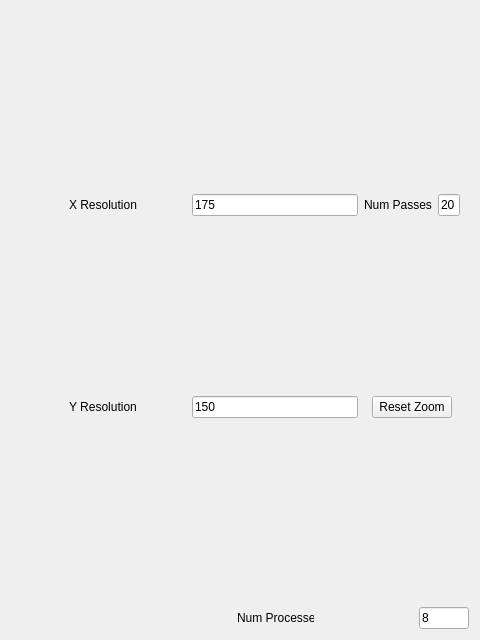
<?xml version="1.0" encoding="UTF-8"?>
<ui version="4.0">
 <class>main_window</class>
 <widget class="QWidget" name="main_window">
  <property name="windowModality">
   <enum>Qt::NonModal</enum>
  </property>
  <property name="enabled">
   <bool>true</bool>
  </property>
  <property name="geometry">
   <rect>
    <x>0</x>
    <y>0</y>
    <width>480</width>
    <height>640</height>
   </rect>
  </property>
  <property name="minimumSize">
   <size>
    <width>480</width>
    <height>640</height>
   </size>
  </property>
  <property name="windowTitle">
   <string>Fractal Editor</string>
  </property>
  <layout class="QVBoxLayout" name="layout">
   <item>
    <layout class="QVBoxLayout" name="tech_layout">
     <item>
      <widget class="QWidget" name="controls" native="true">
       <layout class="QHBoxLayout" name="horizontalLayout_3">
        <item>
         <layout class="QVBoxLayout" name="dimensions_layout">
          <item>
           <layout class="QHBoxLayout" name="x_group_layout">
            <item>
             <widget class="QLabel" name="xLab">
              <property name="text">
               <string>X Resolution</string>
              </property>
              <property name="alignment">
               <set>Qt::AlignCenter</set>
              </property>
             </widget>
            </item>
            <item>
             <widget class="QLineEdit" name="resolution_x">
              <property name="sizePolicy">
               <sizepolicy hsizetype="Preferred" vsizetype="Fixed">
                <horstretch>0</horstretch>
                <verstretch>0</verstretch>
               </sizepolicy>
              </property>
              <property name="inputMethodHints">
               <set>Qt::ImhDigitsOnly</set>
              </property>
              <property name="text">
               <string>175</string>
              </property>
             </widget>
            </item>
           </layout>
          </item>
          <item>
           <layout class="QHBoxLayout" name="y_group_layout">
            <item>
             <widget class="QLabel" name="yLab">
              <property name="text">
               <string>Y Resolution</string>
              </property>
              <property name="alignment">
               <set>Qt::AlignCenter</set>
              </property>
             </widget>
            </item>
            <item>
             <widget class="QLineEdit" name="resolution_y">
              <property name="sizePolicy">
               <sizepolicy hsizetype="Preferred" vsizetype="Fixed">
                <horstretch>0</horstretch>
                <verstretch>0</verstretch>
               </sizepolicy>
              </property>
              <property name="inputMethodHints">
               <set>Qt::ImhDigitsOnly</set>
              </property>
              <property name="text">
               <string>150</string>
              </property>
             </widget>
            </item>
           </layout>
          </item>
         </layout>
        </item>
        <item>
         <layout class="QVBoxLayout" name="options_layout">
          <item>
           <layout class="QHBoxLayout" name="iterations_layout">
            <item>
             <widget class="QLabel" name="iterLab">
              <property name="text">
               <string>Num Passes</string>
              </property>
              <property name="alignment">
               <set>Qt::AlignCenter</set>
              </property>
             </widget>
            </item>
            <item>
             <widget class="QLineEdit" name="iterations">
              <property name="sizePolicy">
               <sizepolicy hsizetype="Preferred" vsizetype="Fixed">
                <horstretch>0</horstretch>
                <verstretch>0</verstretch>
               </sizepolicy>
              </property>
              <property name="inputMethodHints">
               <set>Qt::ImhDigitsOnly</set>
              </property>
              <property name="text">
               <string>20</string>
              </property>
             </widget>
            </item>
           </layout>
          </item>
          <item>
           <layout class="QHBoxLayout" name="reset_layout">
            <item>
             <widget class="QPushButton" name="reset_button">
              <property name="sizePolicy">
               <sizepolicy hsizetype="Maximum" vsizetype="Fixed">
                <horstretch>0</horstretch>
                <verstretch>0</verstretch>
               </sizepolicy>
              </property>
              <property name="minimumSize">
               <size>
                <width>50</width>
                <height>0</height>
               </size>
              </property>
              <property name="layoutDirection">
               <enum>Qt::LeftToRight</enum>
              </property>
              <property name="text">
               <string>Reset Zoom</string>
              </property>
             </widget>
            </item>
           </layout>
          </item>
         </layout>
        </item>
       </layout>
      </widget>
     </item>
     <item>
      <layout class="QHBoxLayout" name="process_layout">
       <item alignment="Qt::AlignLeft">
        <widget class="QLabel" name="status">
         <property name="sizePolicy">
          <sizepolicy hsizetype="Fixed" vsizetype="Fixed">
           <horstretch>0</horstretch>
           <verstretch>0</verstretch>
          </sizepolicy>
         </property>
         <property name="minimumSize">
          <size>
           <width>120</width>
           <height>20</height>
          </size>
         </property>
         <property name="maximumSize">
          <size>
           <width>120</width>
           <height>20</height>
          </size>
         </property>
         <property name="text">
          <string/>
         </property>
         <property name="alignment">
          <set>Qt::AlignCenter</set>
         </property>
        </widget>
       </item>
       <item alignment="Qt::AlignRight">
        <widget class="QLabel" name="procLab">
         <property name="minimumSize">
          <size>
           <width>77</width>
           <height>20</height>
          </size>
         </property>
         <property name="maximumSize">
          <size>
           <width>77</width>
           <height>20</height>
          </size>
         </property>
         <property name="text">
          <string>Num Processes</string>
         </property>
        </widget>
       </item>
       <item alignment="Qt::AlignRight">
        <widget class="QLineEdit" name="processes">
         <property name="sizePolicy">
          <sizepolicy hsizetype="Maximum" vsizetype="Fixed">
           <horstretch>0</horstretch>
           <verstretch>0</verstretch>
          </sizepolicy>
         </property>
         <property name="minimumSize">
          <size>
           <width>50</width>
           <height>0</height>
          </size>
         </property>
         <property name="maximumSize">
          <size>
           <width>50</width>
           <height>16777215</height>
          </size>
         </property>
         <property name="inputMethodHints">
          <set>Qt::ImhDigitsOnly</set>
         </property>
         <property name="text">
          <string>8</string>
         </property>
        </widget>
       </item>
      </layout>
     </item>
    </layout>
   </item>
  </layout>
 </widget>
 <resources/>
 <connections/>
</ui>
